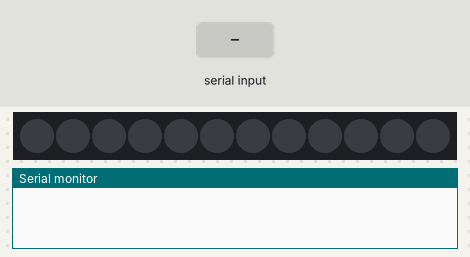
Bench run of a sketch on a simulated Arduino Uno, built with avr-gcc and run on an emulated ATmega328P. Shown: 12 RGB LEDs in strip order, left to right, the last lines printed to the serial monitor. Inputs (shaded band) come from the test bench. Dim RGB values are drawn brighter than linear.

Above: at 1.2 s.
1.3 s: "s90\n" received over Serial
At 2.5 s:
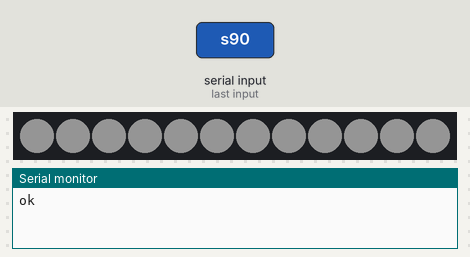
2.8 s: "mr\n" received over Serial
At 3.6 s:
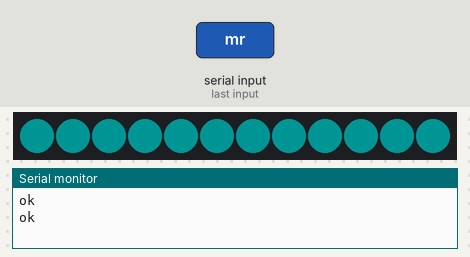
4.3 s: "mg\n" received over Serial
At 4.7 s:
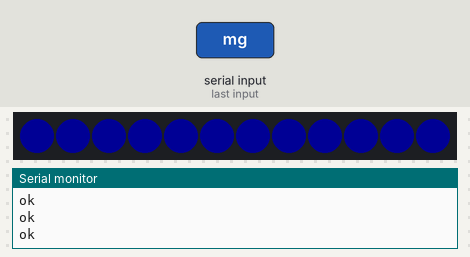
5.8 s: "mr90\n" received over Serial
At 7.0 s:
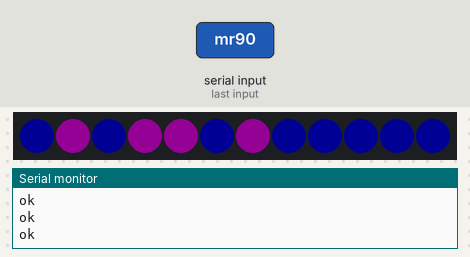
7.3 s: "mb\n" received over Serial
At 8.3 s:
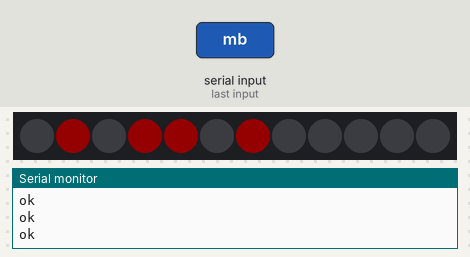
8.8 s: "mg90\n" received over Serial
At 9.4 s:
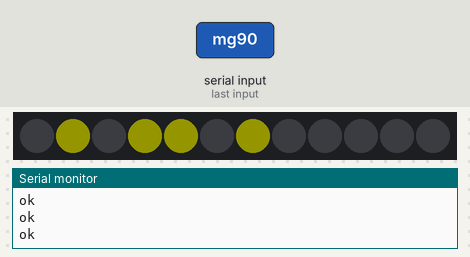
Timing chart, 0 to 11.3 s (numbered marks = the images above; inputs shaded):
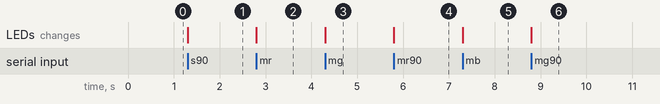

The sketch:

enderlights.ino
```cpp
/*
  Enderlights

  Firmware for an Enderscope illumination device
  Accepts commands over the serial port so that Neopixels can be driven programatically
  S0 shutter Off
  S1 sutter On
  A80 all (r,g,b) set to 80
  R30 r set to 30
  G50
  B255
  MA, MR, MG, MB : set a 16-bit binary mask value to enable/disable specific LEDs
  M 1 switches to sectors only mode
  p 5 select which sector to use. bits in parameter encode sectors
  M 2 switches to single LED mode
  P 10 select which LED to use 0..numPixels
  ? query current r,g,b values

  Authors: Jerome Mutterer (jerome.mutterer[at]cnrs.fr),
           Erwan Grandgirard (grandgie[at]igbmc.fr)
  2024-06-06: v1.03 add the '?' state query command
  2024-12-03: v1.04 remove button; add 'm' and 'p' commands for mode and parameter

*/

#include <Adafruit_NeoPixel.h>

int neoPin = 9;
int numPixels = 12;
int r, g, b, mr, mg, mb, mode, parameter;
String cmd, resp;
int shutter = 0;
char eol = '\n';

Adafruit_NeoPixel *pixels;

void setup() {
  Serial.begin(57600);
  while (!Serial) {
    ;
  }
  pixels = new Adafruit_NeoPixel(numPixels, neoPin, NEO_GRB + NEO_KHZ800);
  pixels->begin();
  shutter = 0;
  mr = mg = mb = 65535;
  r = g = b = 20;
  updatePixels();
  mode = 0;
  parameter = 0;
}

void loop() {

  if (Serial.available() > 0) {
    cmd = Serial.readStringUntil(eol);
    resp = "ok";
    cmd.toLowerCase();
    if (cmd.startsWith("s")) {
      shutter = (cmd.substring(1).toInt() == 0) ? 0 : 1;
    } else if (cmd.startsWith("mr")) {
      mr = cmd.substring(2).toInt();
    } else if (cmd.startsWith("mg")) {
      mg = cmd.substring(2).toInt();
    } else if (cmd.startsWith("mb")) {
      mb = cmd.substring(2).toInt();
    } else if (cmd.startsWith("ma")) {
      mr = mg = mb = cmd.substring(2).toInt();
    } else if (cmd.startsWith("r")) {
      r = cmd.substring(1).toInt();
    } else if (cmd.startsWith("g")) {
      g = cmd.substring(1).toInt();
    } else if (cmd.startsWith("b")) {
      b = cmd.substring(1).toInt();
    } else if (cmd.startsWith("a")) {
      r = g = b = cmd.substring(1).toInt();
    } else if (cmd.startsWith("m")) {
      mode = cmd.substring(1).toInt();
    } else if (cmd.startsWith("p")) {
      parameter = cmd.substring(1).toInt();
    } else if (cmd.startsWith("?")) {
      resp = "RGB:" + String(r) + ";" + String(g) + ";" + String(b);
    } else {
      resp = "Err";
    }
    cmd = "";

    // example mode and parameter implementation
    // mode 1 creates masks for using only quarter ring sectors
    // param value bits indicate which sector to use, eg: 5 = sector 1 + 4
    if (mode == 1) {
      int mask = 0x00;
      for (int i = 0; i < 4; i++)
        for (int j = 0; j < numPixels / 4; j++) {
          if ((parameter >> i)&B1) mask = mask | (B1 << (i * numPixels / 4) + j);
        }
      mr = mg = mb = mask;
    } else if (mode == 2) { // single LED mode
      mr = mg = mb = B1 << parameter;
    } else if (mode == 3) {
      // implement other modes here
    }
    updatePixels();
    Serial.println(resp);
  }
  delay(1);
}

void updatePixels() {
  pixels->clear();
  for (int i = 0; i < numPixels; i++) {
    pixels->setPixelColor(i,
                          pixels->Color(shutter * r * ((mr >> i) & 1),
                                        shutter * g * ((mg >> i) & 1),
                                        shutter * b * ((mb >> i) & 1)));
  }
  pixels->show();
}
```

Measured:
- after the input at 1.3 s, the LEDs: change at once (image 1)
- after the input at 2.8 s, the LEDs: change at once (image 2)
- after the input at 4.3 s, the LEDs: change at once (image 3)
- after the input at 5.8 s, the LEDs: change at once (image 4)
- after the input at 7.3 s, the LEDs: change at once (image 5)
- after the input at 8.8 s, the LEDs: change at once (image 6)
